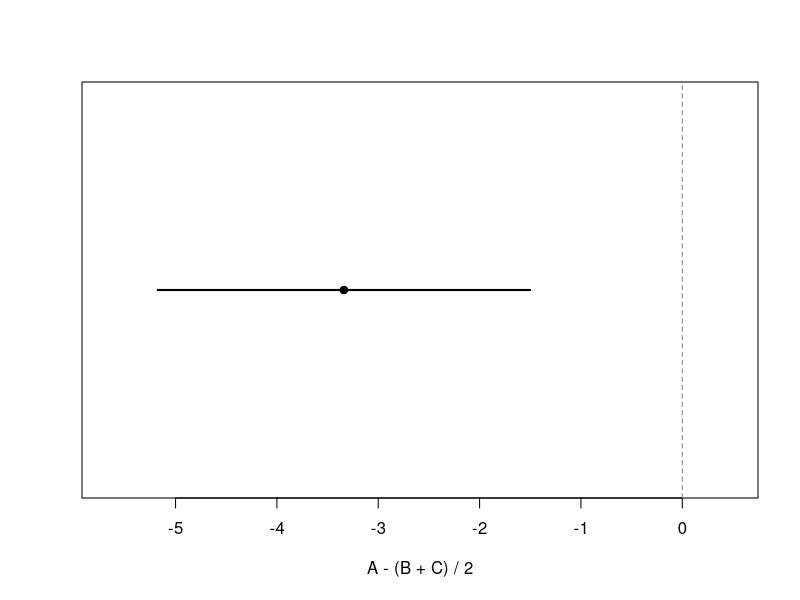

Write R code to recreate this figure.
## ---- chunk 1
set.seed(8561)
group <- factor(rep(c("A", "B", "C"), each = 12))
mu <- c(A = 10, B = 13, C = 15)
dat <- data.frame(group,
                  y = unname(mu[group]) + rnorm(length(group), sd = 2))
fit <- lm(y ~ group, data = dat)

# A minus the average of B and C, under treatment coding.
a <- c(0, -1/2, -1/2)
estimate <- sum(a * coef(fit))
se <- sqrt(drop(t(a) %*% vcov(fit) %*% a))
df <- df.residual(fit)
ci <- estimate + c(-1, 1) * qt(0.975, df) * se
c(estimate = estimate, SE = se, lower = ci[1], upper = ci[2],
  p_value = 2 * pt(-abs(estimate / se), df))
## ---- chunk 2
fit_means <- lm(y ~ 0 + group, data = dat)
c_mean <- c(1, -1/2, -1/2)
estimate_means <- sum(c_mean * coef(fit_means))
se_means <- sqrt(drop(t(c_mean) %*% vcov(fit_means) %*% c_mean))
rbind(treatment_coding = c(estimate, se),
      cell_means_coding = c(estimate_means, se_means))
## ---- chunk 3
#| label: fig-contrast-interval
#| fig-cap: "The estimated A-minus-average-of-B-and-C contrast and its 95% confidence interval. Zero represents no difference for this particular comparison."
#| fig-height: 2.8
plot(estimate, 1, xlim = range(c(ci, 0)) + c(-0.5, 0.5), ylim = c(0.5, 1.5),
     yaxt = "n", ylab = "", xlab = "A - (B + C) / 2", pch = 19)
segments(ci[1], 1, ci[2], 1, lwd = 2)
abline(v = 0, lty = 2, col = "gray50")
## ---- chunk 4
TukeyHSD(aov(y ~ group, data = dat))
